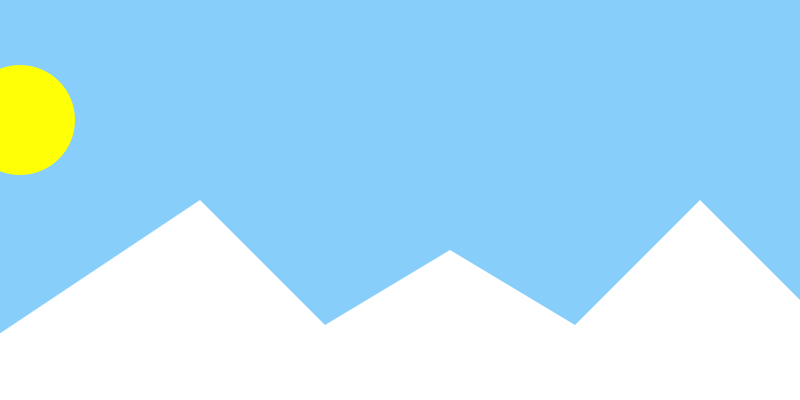
Frame 1 (no input)
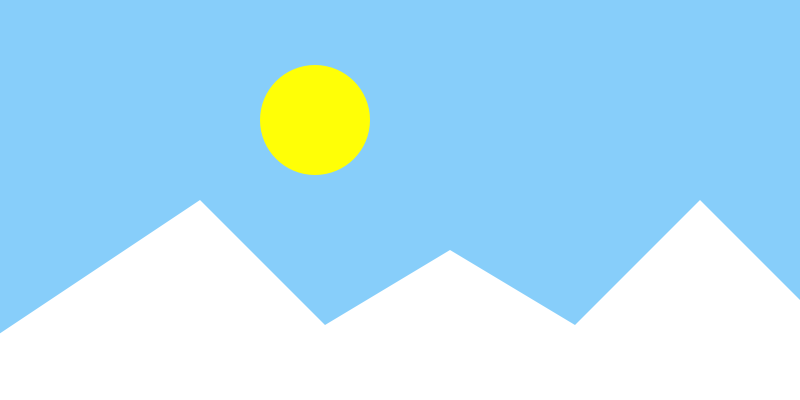
Frame 60 (the mouse pressed at the canvas centre just before this capture)
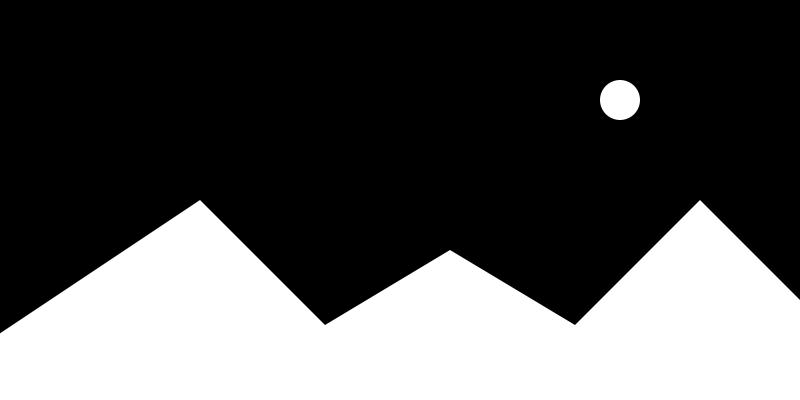
Frame 120 (the mouse held since frame 60 and released just before this capture)

The Processing sketch that drew these frames (run headless with seeded random() and noise(); from frame 60 on, the mouse is pressed at the canvas centre):

// Processing sketch: processing_138088
// ── processing_138088.pde

float r=random(10);
  int x=0;
  int speed=5;
  int y=0;
  
  void setup(){
  size(800,400);
  smooth();
  noStroke();

  background(135,206,250);
  
}  
  void draw(){

  
  //sun
  frameRate(15);
  noStroke();
  smooth();
  background(135,206,250);
  fill(255,255,r);
   ellipse(x+20,120,110,110);
  x=x+speed;
    if ((x<0)||(x>=800)){
    speed=speed*-1;
    }
 if (mousePressed==true){
   for (int i=0; i<400;i=i+20){
      fill(255);
      background(0);
      ellipse(x+20,100,40,40);
     
      
      

   }  
   }
     //mountains
  fill(255);
  triangle(-100,400,200,200,400,400);
  triangle(200,400,450,250,700,400);
  triangle(500,400,700,200,900,400);
   }
